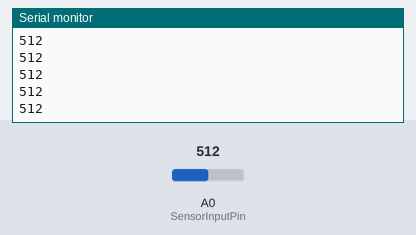
Simulated run of this sketch. Board: Arduino Uno, built with avr-gcc and run on an emulated ATmega328P. Shown: the last lines printed to the serial monitor. The test bench sets the inputs (shaded band); at power-on: A0 (SensorInputPin) = 512.

Above: at 1.2 s.
1.3 s: A0 (SensorInputPin) set to 716
At 1.9 s:
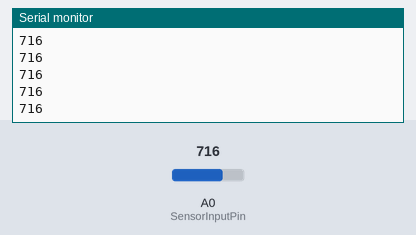
2.8 s: A0 (SensorInputPin) set to 900
At 3.6 s:
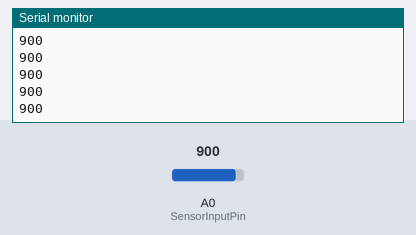
Timing chart, 0 to 5.8 s (numbered marks = the images above; inputs shaded):
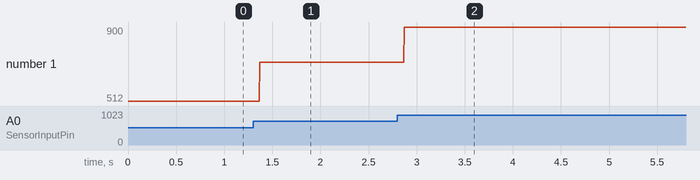

Measured:
- after the input at 1.3 s, the serial monitor: prints a new line after 0.07 s (image 1)
- after the input at 2.8 s, the serial monitor: prints a new line after 0.07 s (image 2)
- plotted number 1: 512 → 716 after the input at 1.3 s, 716 → 900 after the input at 2.8 s

The sketch:

ADCsignalDebug.ino
```cpp
#if defined(ARDUINO) && ARDUINO >= 100
#include "Arduino.h"
#endif

#define TIMING_DEBUG 0

#define SensorInputPin A0 // input pin number

void setup() {
    // open serial
    Serial.begin(9600);
}

void loop() {
    Serial.println(analogRead(SensorInputPin));
}
```
